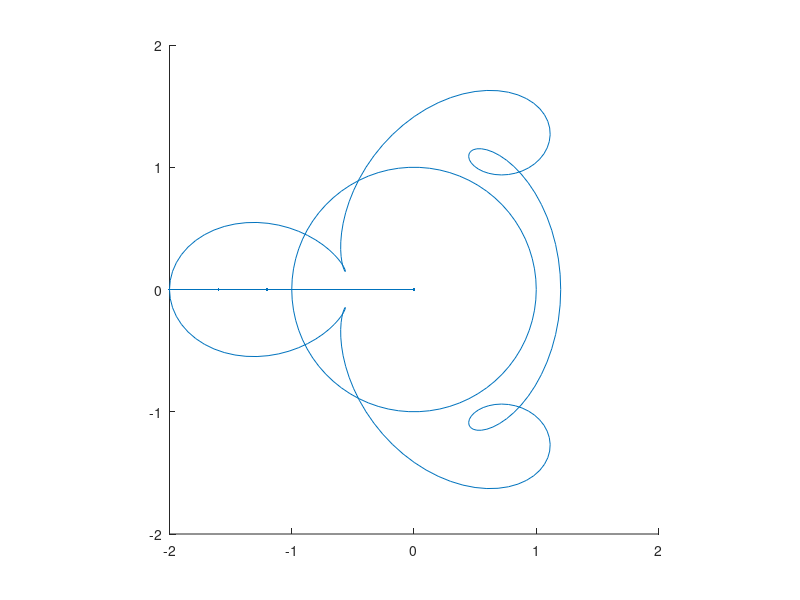

Source code (MATLAB):
function ferris_wheel_anim

n=0;
dtheta=pi/20;  %increase in angle per iteration
r1=1;          %radius of fixed circle on which smaller circle rolls
r2=0.2;        %radius of rolling circle
r3=0.2;
len=0.2;       %line connected to centre of rolling circle
roughx=[];     %variable to trace trochoid
roughy=[];     %variable to trace trochoid
upto=2*pi*r1/r2+dtheta; %rotate upto
t=linspace(0,2*pi,75);

[phil1,rl1]=cart2pol([-(r1+r2) 0],[0 0]);
l1=line(0,0);%draw rolling circle

[phil2,rl2]=cart2pol([-(r2+r3) 0],[0 0]);
l2=line(0,0);%draw rolling circle

[phil3,rl3]=cart2pol([-(r3+len) 0],[0 0]);
l3=line(0,0);%draw line connected to centre of rolling circle

[x_fix,y_fix]=pol2cart(t,r1);
line(x_fix,y_fix);%draw fixed circle,only once because it is fixed

axis equal
axis(r1*[-2 2 -2 2]) %fix axis

while n<upto && ishandle(l3)
    [xl,yl]=pol2cart(phil1-n*r2/r1,rl1); %rotate line
    %[x3,y3]=transform2d(xl,yl,0,-(r1+r2),-n*r2/r1,0,r1+r2);
    set(l1,'xdata',xl,'ydata',yl);%draw line
    
    [xl2,yl2]=pol2cart(phil2-n*r3/r2,rl2); %rotate line
    %[x3,y3]=transform2d(xl,yl,0,-(r3+r2),-n*r3/r2,0,r3+r2);
    xl2=xl2+xl(1);
    yl2=yl2+yl(1);
    set(l2,'xdata',xl2,'ydata',yl2);%draw line
    
    [xl3,yl3]=pol2cart(phil3+2*n*r3,rl3); %rotate line
    %[x3,y3]=transform2d(xl3,yl3,0,-(r3+r2),-n*r3/r2,0,r3+r2);
    xl3=xl3+xl2(1);
    yl3=yl3+yl2(1);
    set(l3,'xdata',xl3,'ydata',yl3);%draw line
    
    
    
    line([roughx xl3(1)],[roughy yl3(1)]);%trace trochoid
    roughx=xl3(1);
    roughy=yl3(1);
    
    pause(0.05)
    n=n+dtheta;
end


function [xd,yd]=transform2d(x,y,tx,ty,phi,xr,yr)
%2d transformation without scaling
%[xd,yd]=transform2d(x,y,tx,ty,phi,xr,yr)
xd=x.*cos(phi)-y.*sin(phi)+xr.*(1-cos(phi))+yr.*sin(phi)+tx;
yd=x.*sin(phi)+y.*cos(phi)+yr.*(1-cos(phi))-xr.*sin(phi)+ty;
